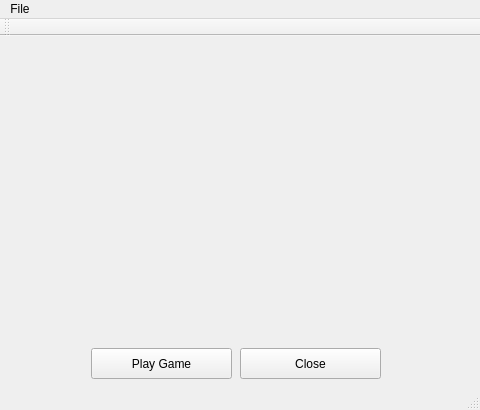
<?xml version="1.0" encoding="UTF-8"?>
<ui version="4.0">
 <class>MainWindow</class>
 <widget class="QMainWindow" name="MainWindow">
  <property name="geometry">
   <rect>
    <x>0</x>
    <y>0</y>
    <width>480</width>
    <height>410</height>
   </rect>
  </property>
  <property name="windowTitle">
   <string>Blackjack C++</string>
  </property>
  <property name="autoFillBackground">
   <bool>true</bool>
  </property>
  <widget class="QWidget" name="centralWidget">
   <widget class="QLabel" name="pictureLabel">
    <property name="geometry">
     <rect>
      <x>0</x>
      <y>-10</y>
      <width>471</width>
      <height>371</height>
     </rect>
    </property>
    <property name="maximumSize">
     <size>
      <width>471</width>
      <height>411</height>
     </size>
    </property>
    <property name="text">
     <string/>
    </property>
   </widget>
   <widget class="QWidget" name="layoutWidget">
    <property name="geometry">
     <rect>
      <x>90</x>
      <y>350</y>
      <width>291</width>
      <height>25</height>
     </rect>
    </property>
    <layout class="QHBoxLayout" name="horizontalLayout"/>
   </widget>
   <widget class="QPushButton" name="closeButton">
    <property name="geometry">
     <rect>
      <x>240</x>
      <y>312</y>
      <width>141</width>
      <height>31</height>
     </rect>
    </property>
    <property name="text">
     <string>Close</string>
    </property>
   </widget>
   <widget class="QPushButton" name="playButton">
    <property name="geometry">
     <rect>
      <x>91</x>
      <y>312</y>
      <width>141</width>
      <height>31</height>
     </rect>
    </property>
    <property name="text">
     <string>Play Game</string>
    </property>
   </widget>
   <widget class="QPushButton" name="questionButton">
    <property name="geometry">
     <rect>
      <x>380</x>
      <y>150</y>
      <width>51</width>
      <height>51</height>
     </rect>
    </property>
    <property name="styleSheet">
     <string notr="true">#questionButton{
background-color: transparent;
border-image: url(:/images/questionMark.png);
background:none;
border:none;
background-repeat:none;
}
</string>
    </property>
    <property name="text">
     <string/>
    </property>
   </widget>
   <zorder>layoutWidget</zorder>
   <zorder>pictureLabel</zorder>
   <zorder>closeButton</zorder>
   <zorder>playButton</zorder>
   <zorder>questionButton</zorder>
  </widget>
  <widget class="QMenuBar" name="menuBar">
   <property name="geometry">
    <rect>
     <x>0</x>
     <y>0</y>
     <width>480</width>
     <height>22</height>
    </rect>
   </property>
   <widget class="QMenu" name="menuFile">
    <property name="title">
     <string>File</string>
    </property>
    <addaction name="actionQuit"/>
   </widget>
   <addaction name="menuFile"/>
  </widget>
  <widget class="QToolBar" name="mainToolBar">
   <attribute name="toolBarArea">
    <enum>TopToolBarArea</enum>
   </attribute>
   <attribute name="toolBarBreak">
    <bool>false</bool>
   </attribute>
  </widget>
  <widget class="QStatusBar" name="statusBar"/>
  <action name="actionQuit">
   <property name="text">
    <string>Quit</string>
   </property>
  </action>
 </widget>
 <layoutdefault spacing="6" margin="11"/>
 <resources/>
 <connections/>
</ui>
